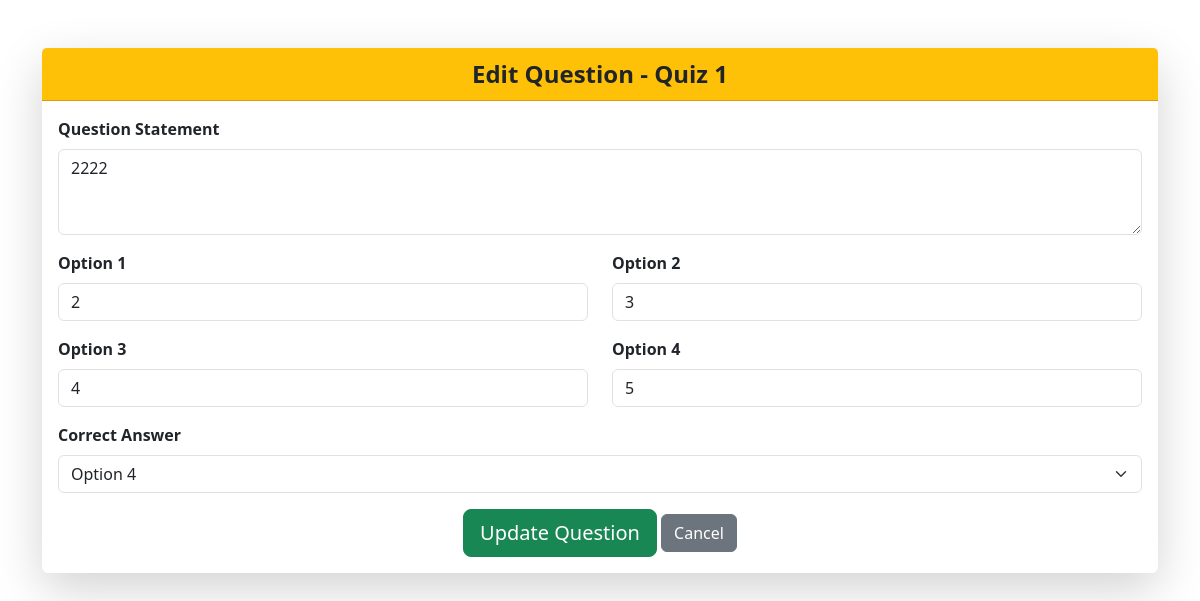
Before: /quiz/1/question/1/edit with the older database file.
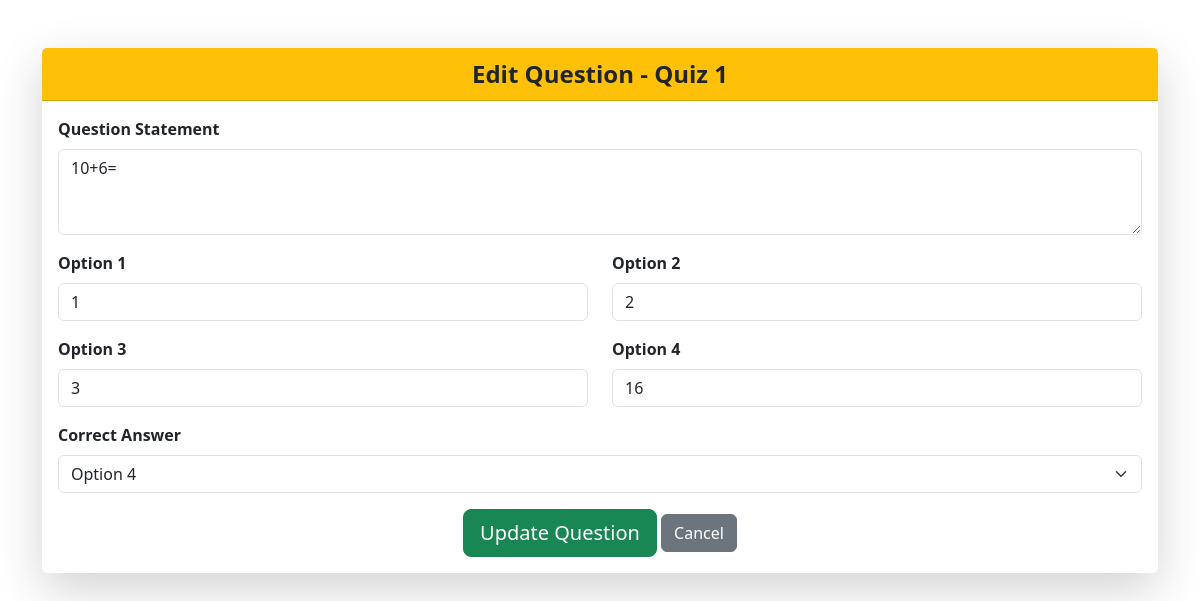
After: the same page with the newer database file.
### backend/models.py (models this page shows)
class Question(db.Model):
    __tablename__ = 'question'
    id = db.Column(db.Integer, primary_key=True)
    quiz_id = db.Column(db.Integer, db.ForeignKey('quiz.id', ondelete='CASCADE'), nullable=False)
    question_statement = db.Column(db.String, nullable=False)
    option1 = db.Column(db.String, nullable=False)
    option2 = db.Column(db.String, nullable=False)
    option3 = db.Column(db.String)
    option4 = db.Column(db.String)
    correct_answer = db.Column(db.String, nullable=False)

### app.py (the view, shortened to what this page needs)
@app.route('/quiz/<int:quiz_id>/question/<int:question_id>/edit', methods=['GET', 'POST'])
def edit_question(quiz_id, question_id):
    quiz = Quiz.query.get_or_404(quiz_id)  # Fetch quiz details
    question = Question.query.get_or_404(question_id)  # Fetch question details
    return render_template('edit_question.html', quiz=quiz, question=question)

### templates/edit_question.html (shortened to what this page needs)
<!DOCTYPE html>
<html lang="en">
<head>
    <link href="https://cdn.jsdelivr.net/npm/bootstrap@5.3.0/dist/css/bootstrap.min.css" rel="stylesheet">
</head>
<body>
    <div class="container mt-5">
        <div class="card shadow-lg border-0">
            <div class="card-header bg-warning text-dark text-center fs-4 fw-bold">
                Edit Question - Quiz {{ quiz.id }}
            </div>
            <div class="card-body">
                <form action="{{ url_for('edit_question', quiz_id=quiz.id, question_id=question.id) }}" method="post">
                    <div class="mb-3">
                        <label for="question_statement" class="form-label fw-bold">Question Statement</label>
                        <textarea class="form-control" id="question_statement" name="question_statement" rows="3" required>{{ question.question_statement }}</textarea>
                    </div>
                    <div class="row">
                        <div class="col-md-6 mb-3">
                            <label for="option1" class="form-label fw-bold">Option 1</label>
                            <input type="text" class="form-control" id="option1" name="option1" value="{{ question.option1 }}" required>
                        </div>
                        <div class="col-md-6 mb-3">
                            <label for="option2" class="form-label fw-bold">Option 2</label>
                            <input type="text" class="form-control" id="option2" name="option2" value="{{ question.option2 }}" required>
                        </div>
                        <div class="col-md-6 mb-3">
                            <label for="option3" class="form-label fw-bold">Option 3</label>
                            <input type="text" class="form-control" id="option3" name="option3" value="{{ question.option3 }}" required>
                        </div>
                        <div class="col-md-6 mb-3">
                            <label for="option4" class="form-label fw-bold">Option 4</label>
                            <input type="text" class="form-control" id="option4" name="option4" value="{{ question.option4 }}" required>
                        </div>
                    </div>
                    <div class="mb-3">
                        <label for="correct_answer" class="form-label fw-bold">Correct Answer</label>
                        <select class="form-select" id="correct_answer" name="correct_answer" required>
                            <option value="option4" {% if question.correct_answer == 'option4' %}selected{% endif %}>Option 4</option>
                        </select>
                    </div>
                    <div class="text-center">
                        <button type="submit" class="btn btn-success btn-lg">Update Question</button>
                        <a href="{{ url_for('view_questions', quiz_id=quiz.id) }}" class="btn btn-secondary">Cancel</a>
                    </div>
                </form>
            </div>
        </div>
    </div>
</body>
</html>

Changed rows visible on the page:
changed Question "Option 4": question_statement "2222" → "10+6="; option1 "2" → "1"; option2 "3" → "2"; option3 "4" → "3"; option4 "5" → "16"
